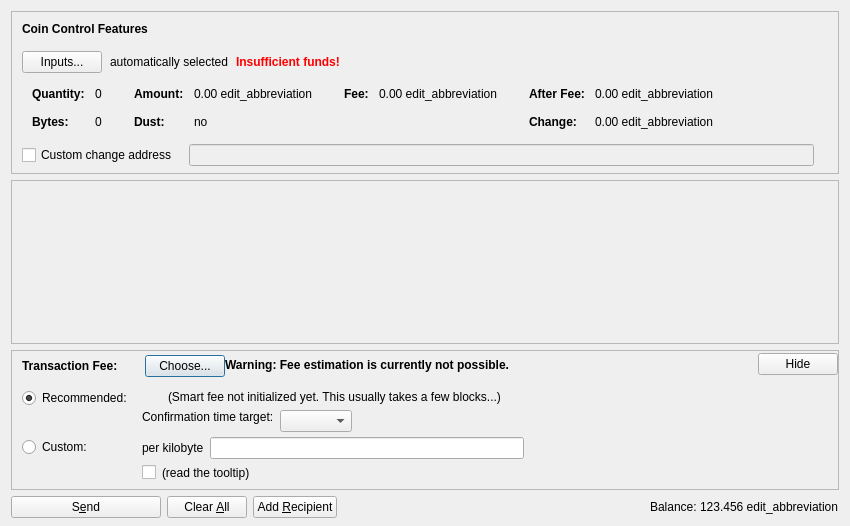
<?xml version="1.0" encoding="UTF-8"?>
<ui version="4.0">
 <class>SendCoinsDialog</class>
 <widget class="QDialog" name="SendCoinsDialog">
  <property name="geometry">
   <rect>
    <x>0</x>
    <y>0</y>
    <width>850</width>
    <height>526</height>
   </rect>
  </property>
  <property name="windowTitle">
   <string>Send Coins</string>
  </property>
  <layout class="QVBoxLayout" name="verticalLayout" stretch="0,1,0,0">
   <property name="bottomMargin">
    <number>8</number>
   </property>
   <item>
    <widget class="QFrame" name="frameCoinControl">
     <property name="sizePolicy">
      <sizepolicy hsizetype="Expanding" vsizetype="Expanding">
       <horstretch>0</horstretch>
       <verstretch>0</verstretch>
      </sizepolicy>
     </property>
     <property name="maximumSize">
      <size>
       <width>16777215</width>
       <height>16777215</height>
      </size>
     </property>
     <property name="frameShape">
      <enum>QFrame::StyledPanel</enum>
     </property>
     <property name="frameShadow">
      <enum>QFrame::Sunken</enum>
     </property>
     <layout class="QVBoxLayout" name="verticalLayoutCoinControl2">
      <property name="spacing">
       <number>0</number>
      </property>
      <property name="leftMargin">
       <number>0</number>
      </property>
      <property name="topMargin">
       <number>0</number>
      </property>
      <property name="rightMargin">
       <number>0</number>
      </property>
      <property name="bottomMargin">
       <number>6</number>
      </property>
      <item>
       <layout class="QVBoxLayout" name="verticalLayoutCoinControl" stretch="0,0,0,0,1">
        <property name="spacing">
         <number>0</number>
        </property>
        <property name="leftMargin">
         <number>10</number>
        </property>
        <property name="topMargin">
         <number>10</number>
        </property>
        <item>
         <layout class="QHBoxLayout" name="horizontalLayoutCoinControl1">
          <property name="bottomMargin">
           <number>15</number>
          </property>
          <item>
           <widget class="QLabel" name="labelCoinControlFeatures">
            <property name="sizePolicy">
             <sizepolicy hsizetype="Preferred" vsizetype="Maximum">
              <horstretch>0</horstretch>
              <verstretch>0</verstretch>
             </sizepolicy>
            </property>
            <property name="font">
             <font>
              <weight>75</weight>
              <bold>true</bold>
             </font>
            </property>
            <property name="styleSheet">
             <string notr="true">font-weight:bold;</string>
            </property>
            <property name="text">
             <string>Coin Control Features</string>
            </property>
           </widget>
          </item>
         </layout>
        </item>
        <item>
         <layout class="QHBoxLayout" name="horizontalLayoutCoinControl2" stretch="0,0,0,0">
          <property name="spacing">
           <number>8</number>
          </property>
          <property name="bottomMargin">
           <number>10</number>
          </property>
          <item>
           <widget class="QPushButton" name="pushButtonCoinControl">
            <property name="styleSheet">
             <string notr="true"/>
            </property>
            <property name="text">
             <string>Inputs...</string>
            </property>
            <property name="autoDefault">
             <bool>false</bool>
            </property>
           </widget>
          </item>
          <item>
           <widget class="QLabel" name="labelCoinControlAutomaticallySelected">
            <property name="text">
             <string>automatically selected</string>
            </property>
            <property name="margin">
             <number>5</number>
            </property>
           </widget>
          </item>
          <item>
           <widget class="QLabel" name="labelCoinControlInsuffFunds">
            <property name="font">
             <font>
              <weight>75</weight>
              <bold>true</bold>
             </font>
            </property>
            <property name="styleSheet">
             <string notr="true">color:red;font-weight:bold;</string>
            </property>
            <property name="text">
             <string>Insufficient funds!</string>
            </property>
            <property name="margin">
             <number>5</number>
            </property>
           </widget>
          </item>
          <item>
           <spacer name="horizontalSpacerCoinControl">
            <property name="orientation">
             <enum>Qt::Horizontal</enum>
            </property>
            <property name="sizeHint" stdset="0">
             <size>
              <width>40</width>
              <height>1</height>
             </size>
            </property>
           </spacer>
          </item>
         </layout>
        </item>
        <item>
         <widget class="QWidget" name="widgetCoinControl" native="true">
          <property name="sizePolicy">
           <sizepolicy hsizetype="Preferred" vsizetype="Preferred">
            <horstretch>0</horstretch>
            <verstretch>0</verstretch>
           </sizepolicy>
          </property>
          <property name="minimumSize">
           <size>
            <width>0</width>
            <height>0</height>
           </size>
          </property>
          <property name="styleSheet">
           <string notr="true"/>
          </property>
          <layout class="QHBoxLayout" name="horizontalLayoutCoinControl5">
           <property name="leftMargin">
            <number>0</number>
           </property>
           <property name="topMargin">
            <number>0</number>
           </property>
           <property name="rightMargin">
            <number>0</number>
           </property>
           <property name="bottomMargin">
            <number>0</number>
           </property>
           <item>
            <layout class="QHBoxLayout" name="horizontalLayoutCoinControl3" stretch="0,0,0,1">
             <property name="spacing">
              <number>20</number>
             </property>
             <property name="topMargin">
              <number>0</number>
             </property>
             <property name="bottomMargin">
              <number>10</number>
             </property>
             <item>
              <layout class="QFormLayout" name="formLayoutCoinControl1">
               <property name="horizontalSpacing">
                <number>10</number>
               </property>
               <property name="verticalSpacing">
                <number>14</number>
               </property>
               <property name="leftMargin">
                <number>10</number>
               </property>
               <property name="topMargin">
                <number>4</number>
               </property>
               <property name="rightMargin">
                <number>6</number>
               </property>
               <item row="0" column="0">
                <widget class="QLabel" name="labelCoinControlQuantityText">
                 <property name="font">
                  <font>
                   <weight>75</weight>
                   <bold>true</bold>
                  </font>
                 </property>
                 <property name="text">
                  <string>Quantity:</string>
                 </property>
                 <property name="margin">
                  <number>0</number>
                 </property>
                </widget>
               </item>
               <item row="0" column="1">
                <widget class="QLabel" name="labelCoinControlQuantity">
                 <property name="cursor">
                  <cursorShape>IBeamCursor</cursorShape>
                 </property>
                 <property name="contextMenuPolicy">
                  <enum>Qt::ActionsContextMenu</enum>
                 </property>
                 <property name="text">
                  <string notr="true">0</string>
                 </property>
                 <property name="margin">
                  <number>0</number>
                 </property>
                 <property name="textInteractionFlags">
                  <set>Qt::LinksAccessibleByMouse|Qt::TextSelectableByKeyboard|Qt::TextSelectableByMouse</set>
                 </property>
                </widget>
               </item>
               <item row="1" column="0">
                <widget class="QLabel" name="labelCoinControlBytesText">
                 <property name="font">
                  <font>
                   <weight>75</weight>
                   <bold>true</bold>
                  </font>
                 </property>
                 <property name="text">
                  <string>Bytes:</string>
                 </property>
                </widget>
               </item>
               <item row="1" column="1">
                <widget class="QLabel" name="labelCoinControlBytes">
                 <property name="cursor">
                  <cursorShape>IBeamCursor</cursorShape>
                 </property>
                 <property name="contextMenuPolicy">
                  <enum>Qt::ActionsContextMenu</enum>
                 </property>
                 <property name="text">
                  <string notr="true">0</string>
                 </property>
                 <property name="textInteractionFlags">
                  <set>Qt::LinksAccessibleByMouse|Qt::TextSelectableByKeyboard|Qt::TextSelectableByMouse</set>
                 </property>
                </widget>
               </item>
              </layout>
             </item>
             <item>
              <layout class="QFormLayout" name="formLayoutCoinControl2">
               <property name="horizontalSpacing">
                <number>10</number>
               </property>
               <property name="verticalSpacing">
                <number>14</number>
               </property>
               <property name="leftMargin">
                <number>6</number>
               </property>
               <property name="topMargin">
                <number>4</number>
               </property>
               <property name="rightMargin">
                <number>6</number>
               </property>
               <item row="0" column="0">
                <widget class="QLabel" name="labelCoinControlAmountText">
                 <property name="font">
                  <font>
                   <weight>75</weight>
                   <bold>true</bold>
                  </font>
                 </property>
                 <property name="text">
                  <string>Amount:</string>
                 </property>
                 <property name="margin">
                  <number>0</number>
                 </property>
                </widget>
               </item>
               <item row="0" column="1">
                <widget class="QLabel" name="labelCoinControlAmount">
                 <property name="cursor">
                  <cursorShape>IBeamCursor</cursorShape>
                 </property>
                 <property name="contextMenuPolicy">
                  <enum>Qt::ActionsContextMenu</enum>
                 </property>
                 <property name="text">
                  <string notr="true">0.00 edit_abbreviation</string>
                 </property>
                 <property name="textInteractionFlags">
                  <set>Qt::LinksAccessibleByMouse|Qt::TextSelectableByKeyboard|Qt::TextSelectableByMouse</set>
                 </property>
                </widget>
               </item>
               <item row="1" column="0">
                <widget class="QLabel" name="labelCoinControlLowOutputText">
                 <property name="font">
                  <font>
                   <weight>75</weight>
                   <bold>true</bold>
                  </font>
                 </property>
                 <property name="text">
                  <string>Dust:</string>
                 </property>
                </widget>
               </item>
               <item row="1" column="1">
                <widget class="QLabel" name="labelCoinControlLowOutput">
                 <property name="cursor">
                  <cursorShape>IBeamCursor</cursorShape>
                 </property>
                 <property name="contextMenuPolicy">
                  <enum>Qt::ActionsContextMenu</enum>
                 </property>
                 <property name="text">
                  <string notr="true">no</string>
                 </property>
                 <property name="textInteractionFlags">
                  <set>Qt::LinksAccessibleByMouse|Qt::TextSelectableByKeyboard|Qt::TextSelectableByMouse</set>
                 </property>
                </widget>
               </item>
              </layout>
             </item>
             <item>
              <layout class="QFormLayout" name="formLayoutCoinControl3">
               <property name="horizontalSpacing">
                <number>10</number>
               </property>
               <property name="verticalSpacing">
                <number>14</number>
               </property>
               <property name="leftMargin">
                <number>6</number>
               </property>
               <property name="topMargin">
                <number>4</number>
               </property>
               <property name="rightMargin">
                <number>6</number>
               </property>
               <item row="0" column="0">
                <widget class="QLabel" name="labelCoinControlFeeText">
                 <property name="font">
                  <font>
                   <weight>75</weight>
                   <bold>true</bold>
                  </font>
                 </property>
                 <property name="text">
                  <string>Fee:</string>
                 </property>
                 <property name="margin">
                  <number>0</number>
                 </property>
                </widget>
               </item>
               <item row="0" column="1">
                <widget class="QLabel" name="labelCoinControlFee">
                 <property name="cursor">
                  <cursorShape>IBeamCursor</cursorShape>
                 </property>
                 <property name="contextMenuPolicy">
                  <enum>Qt::ActionsContextMenu</enum>
                 </property>
                 <property name="text">
                  <string notr="true">0.00 edit_abbreviation</string>
                 </property>
                 <property name="textInteractionFlags">
                  <set>Qt::LinksAccessibleByMouse|Qt::TextSelectableByKeyboard|Qt::TextSelectableByMouse</set>
                 </property>
                </widget>
               </item>
              </layout>
             </item>
             <item>
              <layout class="QFormLayout" name="formLayoutCoinControl4">
               <property name="horizontalSpacing">
                <number>10</number>
               </property>
               <property name="verticalSpacing">
                <number>14</number>
               </property>
               <property name="leftMargin">
                <number>6</number>
               </property>
               <property name="topMargin">
                <number>4</number>
               </property>
               <property name="rightMargin">
                <number>6</number>
               </property>
               <item row="0" column="0">
                <widget class="QLabel" name="labelCoinControlAfterFeeText">
                 <property name="font">
                  <font>
                   <weight>75</weight>
                   <bold>true</bold>
                  </font>
                 </property>
                 <property name="text">
                  <string>After Fee:</string>
                 </property>
                 <property name="margin">
                  <number>0</number>
                 </property>
                </widget>
               </item>
               <item row="0" column="1">
                <widget class="QLabel" name="labelCoinControlAfterFee">
                 <property name="cursor">
                  <cursorShape>IBeamCursor</cursorShape>
                 </property>
                 <property name="contextMenuPolicy">
                  <enum>Qt::ActionsContextMenu</enum>
                 </property>
                 <property name="text">
                  <string notr="true">0.00 edit_abbreviation</string>
                 </property>
                 <property name="textInteractionFlags">
                  <set>Qt::LinksAccessibleByMouse|Qt::TextSelectableByKeyboard|Qt::TextSelectableByMouse</set>
                 </property>
                </widget>
               </item>
               <item row="1" column="0">
                <widget class="QLabel" name="labelCoinControlChangeText">
                 <property name="font">
                  <font>
                   <weight>75</weight>
                   <bold>true</bold>
                  </font>
                 </property>
                 <property name="text">
                  <string>Change:</string>
                 </property>
                </widget>
               </item>
               <item row="1" column="1">
                <widget class="QLabel" name="labelCoinControlChange">
                 <property name="cursor">
                  <cursorShape>IBeamCursor</cursorShape>
                 </property>
                 <property name="contextMenuPolicy">
                  <enum>Qt::ActionsContextMenu</enum>
                 </property>
                 <property name="text">
                  <string notr="true">0.00 edit_abbreviation</string>
                 </property>
                 <property name="textInteractionFlags">
                  <set>Qt::LinksAccessibleByMouse|Qt::TextSelectableByKeyboard|Qt::TextSelectableByMouse</set>
                 </property>
                </widget>
               </item>
              </layout>
             </item>
            </layout>
           </item>
          </layout>
         </widget>
        </item>
        <item>
         <layout class="QHBoxLayout" name="horizontalLayoutCoinControl4" stretch="0,0,0">
          <property name="spacing">
           <number>12</number>
          </property>
          <property name="sizeConstraint">
           <enum>QLayout::SetDefaultConstraint</enum>
          </property>
          <property name="topMargin">
           <number>5</number>
          </property>
          <property name="rightMargin">
           <number>5</number>
          </property>
          <item>
           <widget class="QCheckBox" name="checkBoxCoinControlChange">
            <property name="toolTip">
             <string>If this is activated, but the change address is empty or invalid, change will be sent to a newly generated address.</string>
            </property>
            <property name="text">
             <string>Custom change address</string>
            </property>
           </widget>
          </item>
          <item>
           <widget class="QValidatedLineEdit" name="lineEditCoinControlChange">
            <property name="enabled">
             <bool>false</bool>
            </property>
            <property name="sizePolicy">
             <sizepolicy hsizetype="Expanding" vsizetype="Fixed">
              <horstretch>0</horstretch>
              <verstretch>0</verstretch>
             </sizepolicy>
            </property>
           </widget>
          </item>
          <item>
           <widget class="QLabel" name="labelCoinControlChangeLabel">
            <property name="sizePolicy">
             <sizepolicy hsizetype="Preferred" vsizetype="Expanding">
              <horstretch>0</horstretch>
              <verstretch>0</verstretch>
             </sizepolicy>
            </property>
            <property name="minimumSize">
             <size>
              <width>0</width>
              <height>0</height>
             </size>
            </property>
            <property name="text">
             <string/>
            </property>
            <property name="margin">
             <number>3</number>
            </property>
           </widget>
          </item>
         </layout>
        </item>
        <item>
         <spacer name="verticalSpacerCoinControl">
          <property name="orientation">
           <enum>Qt::Vertical</enum>
          </property>
          <property name="sizeHint" stdset="0">
           <size>
            <width>800</width>
            <height>1</height>
           </size>
          </property>
         </spacer>
        </item>
       </layout>
      </item>
     </layout>
    </widget>
   </item>
   <item>
    <widget class="QScrollArea" name="scrollArea">
     <property name="widgetResizable">
      <bool>true</bool>
     </property>
     <widget class="QWidget" name="scrollAreaWidgetContents">
      <property name="geometry">
       <rect>
        <x>0</x>
        <y>0</y>
        <width>830</width>
        <height>104</height>
       </rect>
      </property>
      <layout class="QVBoxLayout" name="verticalLayout_2" stretch="0,1">
       <property name="leftMargin">
        <number>0</number>
       </property>
       <property name="topMargin">
        <number>0</number>
       </property>
       <property name="rightMargin">
        <number>0</number>
       </property>
       <property name="bottomMargin">
        <number>0</number>
       </property>
       <item>
        <layout class="QVBoxLayout" name="entries">
         <property name="spacing">
          <number>6</number>
         </property>
        </layout>
       </item>
       <item>
        <spacer name="verticalSpacer">
         <property name="orientation">
          <enum>Qt::Vertical</enum>
         </property>
         <property name="sizeHint" stdset="0">
          <size>
           <width>20</width>
           <height>40</height>
          </size>
         </property>
        </spacer>
       </item>
      </layout>
     </widget>
    </widget>
   </item>
   <item>
    <widget class="QFrame" name="frameFee">
     <property name="sizePolicy">
      <sizepolicy hsizetype="Expanding" vsizetype="Expanding">
       <horstretch>0</horstretch>
       <verstretch>0</verstretch>
      </sizepolicy>
     </property>
     <property name="maximumSize">
      <size>
       <width>16777215</width>
       <height>16777215</height>
      </size>
     </property>
     <property name="frameShape">
      <enum>QFrame::StyledPanel</enum>
     </property>
     <property name="frameShadow">
      <enum>QFrame::Sunken</enum>
     </property>
     <layout class="QVBoxLayout" name="verticalLayoutFee1">
      <property name="spacing">
       <number>0</number>
      </property>
      <property name="leftMargin">
       <number>0</number>
      </property>
      <property name="topMargin">
       <number>0</number>
      </property>
      <property name="rightMargin">
       <number>0</number>
      </property>
      <property name="bottomMargin">
       <number>0</number>
      </property>
      <item>
       <layout class="QVBoxLayout" name="verticalLayoutFee2" stretch="0,0,0">
        <property name="spacing">
         <number>0</number>
        </property>
        <property name="leftMargin">
         <number>10</number>
        </property>
        <property name="topMargin">
         <number>0</number>
        </property>
        <item>
         <layout class="QHBoxLayout" name="horizontalLayoutFee1">
          <property name="bottomMargin">
           <number>0</number>
          </property>
          <item>
           <layout class="QVBoxLayout" name="verticalLayoutFee7">
            <property name="spacing">
             <number>0</number>
            </property>
            <item>
             <spacer name="verticalSpacerSmartFee">
              <property name="orientation">
               <enum>Qt::Vertical</enum>
              </property>
              <property name="sizeType">
               <enum>QSizePolicy::Fixed</enum>
              </property>
              <property name="sizeHint" stdset="0">
               <size>
                <width>1</width>
                <height>4</height>
               </size>
              </property>
             </spacer>
            </item>
            <item>
             <layout class="QHBoxLayout" name="horizontalLayoutSmartFee">
              <property name="spacing">
               <number>10</number>
              </property>
              <item>
               <widget class="QLabel" name="labelFeeHeadline">
                <property name="sizePolicy">
                 <sizepolicy hsizetype="Preferred" vsizetype="Maximum">
                  <horstretch>0</horstretch>
                  <verstretch>0</verstretch>
                 </sizepolicy>
                </property>
                <property name="font">
                 <font>
                  <weight>75</weight>
                  <bold>true</bold>
                 </font>
                </property>
                <property name="styleSheet">
                 <string notr="true">font-weight:bold;</string>
                </property>
                <property name="text">
                 <string>Transaction Fee:</string>
                </property>
               </widget>
              </item>
              <item>
               <widget class="QLabel" name="labelFeeMinimized">
                <property name="text">
                 <string/>
                </property>
               </widget>
              </item>
              <item>
               <widget class="QPushButton" name="buttonChooseFee">
                <property name="text">
                 <string>Choose...</string>
                </property>
               </widget>
              </item>
             </layout>
            </item>
            <item>
             <spacer name="verticalSpacer_5">
              <property name="orientation">
               <enum>Qt::Vertical</enum>
              </property>
              <property name="sizeHint" stdset="0">
               <size>
                <width>1</width>
                <height>1</height>
               </size>
              </property>
             </spacer>
            </item>
           </layout>
          </item>
          <item>
           <widget class="QLabel" name="fallbackFeeWarningLabel">
            <property name="toolTip">
             <string>Using the fallbackfee can result in sending a transaction that will take several hours or days (or never) to confirm. Consider choosing your fee manually or wait until you have validated the complete chain.</string>
            </property>
            <property name="font">
            <font>
                <weight>75</weight>
                <bold>true</bold>
            </font>
            </property>
            <property name="text">
             <string>Warning: Fee estimation is currently not possible.</string>
            </property>
            <property name="wordWrap">
             <bool>false</bool>
            </property>
           </widget>
          </item>
          <item>
           <spacer name="horizontalSpacer_4">
            <property name="orientation">
             <enum>Qt::Horizontal</enum>
            </property>
            <property name="sizeType">
             <enum>QSizePolicy::MinimumExpanding</enum>
            </property>
            <property name="sizeHint" stdset="0">
             <size>
              <width>40</width>
              <height>20</height>
             </size>
            </property>
           </spacer>
          </item>
          <item>
           <widget class="QPushButton" name="buttonMinimizeFee">
            <property name="toolTip">
             <string>collapse fee-settings</string>
            </property>
            <property name="text">
             <string>Hide</string>
            </property>
           </widget>
          </item>
         </layout>
        </item>
        <item>
         <widget class="QFrame" name="frameFeeSelection">
          <layout class="QVBoxLayout" name="verticalLayoutFee12">
           <property name="spacing">
            <number>0</number>
           </property>
           <property name="leftMargin">
            <number>0</number>
           </property>
           <property name="topMargin">
            <number>0</number>
           </property>
           <property name="rightMargin">
            <number>0</number>
           </property>
           <property name="bottomMargin">
            <number>0</number>
           </property>
           <item>
            <layout class="QGridLayout" name="gridLayoutFee">
             <property name="topMargin">
              <number>10</number>
             </property>
             <property name="bottomMargin">
              <number>4</number>
             </property>
             <property name="horizontalSpacing">
              <number>10</number>
             </property>
             <property name="verticalSpacing">
              <number>4</number>
             </property>
             <item row="1" column="1">
              <layout class="QVBoxLayout" name="verticalLayoutFee8">
               <property name="spacing">
                <number>6</number>
               </property>
               <item>
                <layout class="QHBoxLayout" name="horizontalLayoutFee13">
                 <item>
                  <widget class="QLabel" name="labelCustomPerKilobyte">
                   <property name="toolTip">
                    <string>If the custom fee is set to 1000 satoshis and the transaction is only 250 bytes, then &quot;per kilobyte&quot; only pays 250 satoshis in fee, while &quot;total at least&quot; pays 1000 satoshis. For transactions bigger than a kilobyte both pay by kilobyte.</string>
                   </property>
                   <property name="text">
                    <string>per kilobyte</string>
                   </property>
                  </widget>
                 </item>
                 <item>
                  <widget class="BitcoinAmountField" name="customFee"/>
                 </item>
                 <item>
                  <spacer name="horizontalSpacer_6">
                   <property name="orientation">
                    <enum>Qt::Horizontal</enum>
                   </property>
                   <property name="sizeHint" stdset="0">
                    <size>
                     <width>1</width>
                     <height>1</height>
                    </size>
                   </property>
                  </spacer>
                 </item>
                </layout>
               </item>
               <item>
                <layout class="QHBoxLayout" name="horizontalLayoutFee8">
                 <item>
                  <widget class="QCheckBox" name="checkBoxMinimumFee">
                   <property name="toolTip">
                    <string>Paying only the minimum fee is just fine as long as there is less transaction volume than space in the blocks. But be aware that this can end up in a never confirming transaction once there is more demand for 2edit_namecoin2 transactions than the network can process.</string>
                   </property>
                   <property name="text">
                    <string/>
                   </property>
                  </widget>
                 </item>
                 <item>
                  <widget class="QLabel" name="labelMinFeeWarning">
                   <property name="enabled">
                    <bool>true</bool>
                   </property>
                   <property name="toolTip">
                    <string>Paying only the minimum fee is just fine as long as there is less transaction volume than space in the blocks. But be aware that this can end up in a never confirming transaction once there is more demand for 2edit_namecoin2 transactions than the network can process.</string>
                   </property>
                   <property name="text">
                    <string>(read the tooltip)</string>
                   </property>
                   <property name="margin">
                    <number>5</number>
                   </property>
                  </widget>
                 </item>
                 <item>
                  <spacer name="horizontalSpacer_2">
                   <property name="orientation">
                    <enum>Qt::Horizontal</enum>
                   </property>
                   <property name="sizeHint" stdset="0">
                    <size>
                     <width>1</width>
                     <height>1</height>
                    </size>
                   </property>
                  </spacer>
                 </item>
                </layout>
               </item>
              </layout>
             </item>
             <item row="0" column="0">
              <layout class="QVBoxLayout" name="verticalLayoutFee4" stretch="0,1">
               <item>
                <widget class="QRadioButton" name="radioSmartFee">
                 <property name="text">
                  <string>Recommended:</string>
                 </property>
                 <property name="checked">
                  <bool>true</bool>
                 </property>
                 <attribute name="buttonGroup">
                  <string notr="true">groupFee</string>
                 </attribute>
                </widget>
               </item>
               <item>
                <spacer name="verticalSpacer_2">
                 <property name="orientation">
                  <enum>Qt::Vertical</enum>
                 </property>
                 <property name="sizeHint" stdset="0">
                  <size>
                   <width>1</width>
                   <height>1</height>
                  </size>
                 </property>
                </spacer>
               </item>
              </layout>
             </item>
             <item row="1" column="0">
              <layout class="QVBoxLayout" name="verticalLayoutFee9" stretch="0,1">
               <item>
                <widget class="QRadioButton" name="radioCustomFee">
                 <property name="text">
                  <string>Custom:</string>
                 </property>
                 <attribute name="buttonGroup">
                  <string notr="true">groupFee</string>
                 </attribute>
                </widget>
               </item>
               <item>
                <spacer name="verticalSpacer_6">
                 <property name="orientation">
                  <enum>Qt::Vertical</enum>
                 </property>
                 <property name="sizeHint" stdset="0">
                  <size>
                   <width>1</width>
                   <height>1</height>
                  </size>
                 </property>
                </spacer>
               </item>
              </layout>
             </item>
             <item row="0" column="1">
              <layout class="QVBoxLayout" name="verticalLayoutFee3" stretch="0,0,1">
               <property name="spacing">
                <number>6</number>
               </property>
               <property name="topMargin">
                <number>2</number>
               </property>
               <item>
                <layout class="QHBoxLayout" name="horizontalLayoutFee12">
                 <item>
                  <widget class="QLabel" name="labelSmartFee">
                   <property name="text">
                    <string/>
                   </property>
                   <property name="margin">
                    <number>2</number>
                   </property>
                  </widget>
                 </item>
                 <item>
                  <widget class="QLabel" name="labelFeeEstimation">
                   <property name="text">
                    <string/>
                   </property>
                  </widget>
                 </item>
                 <item>
                  <widget class="QLabel" name="labelSmartFee2">
                   <property name="text">
                    <string>(Smart fee not initialized yet. This usually takes a few blocks...)</string>
                   </property>
                   <property name="margin">
                    <number>2</number>
                   </property>
                  </widget>
                 </item>
                 <item>
                  <spacer name="horizontalSpacer_5">
                   <property name="orientation">
                    <enum>Qt::Horizontal</enum>
                   </property>
                   <property name="sizeHint" stdset="0">
                    <size>
                     <width>1</width>
                     <height>1</height>
                    </size>
                   </property>
                  </spacer>
                 </item>
                </layout>
               </item>
               <item>
                <layout class="QHBoxLayout" name="horizontalLayoutFee9">
                 <item>
                  <layout class="QVBoxLayout" name="verticalLayoutFee6">
                   <item>
                    <widget class="QLabel" name="labelSmartFee3">
                     <property name="text">
                      <string>Confirmation time target:</string>
                     </property>
                     <property name="margin">
                      <number>2</number>
                     </property>
                    </widget>
                   </item>
                   <item>
                    <spacer name="verticalSpacer_3">
                     <property name="orientation">
                      <enum>Qt::Vertical</enum>
                     </property>
                     <property name="sizeHint" stdset="0">
                      <size>
                       <width>1</width>
                       <height>1</height>
                      </size>
                     </property>
                    </spacer>
                   </item>
                  </layout>
                 </item>
                 <item>
                  <layout class="QVBoxLayout" name="verticalLayoutFee5">
                   <property name="rightMargin">
                    <number>30</number>
                   </property>
                   <item>
                    <layout class="QHBoxLayout" name="horizontalLayoutConfTarget">
                     <property name="bottomMargin">
                      <number>0</number>
                     </property>
                     <item>
                      <widget class="QComboBox" name="confTargetSelector"/>
                     </item>
                     <item>
                      <spacer name="horizontalSpacerConfTarget">
                       <property name="orientation">
                        <enum>Qt::Horizontal</enum>
                       </property>
                       <property name="sizeHint" stdset="0">
                        <size>
                         <width>40</width>
                         <height>20</height>
                        </size>
                       </property>
                      </spacer>
                     </item>
                    </layout>
                   </item>
                  </layout>
                 </item>
                </layout>
               </item>
               <item>
                <spacer name="verticalSpacer_4">
                 <property name="orientation">
                  <enum>Qt::Vertical</enum>
                 </property>
                 <property name="sizeHint" stdset="0">
                  <size>
                   <width>1</width>
                   <height>1</height>
                  </size>
                 </property>
                </spacer>
               </item>
              </layout>
             </item>
            </layout>
           </item>
          </layout>
         </widget>
        </item>
        <item>
         <spacer name="verticalSpacerFee">
          <property name="orientation">
           <enum>Qt::Vertical</enum>
          </property>
          <property name="sizeHint" stdset="0">
           <size>
            <width>40</width>
            <height>5</height>
           </size>
          </property>
         </spacer>
        </item>
       </layout>
      </item>
     </layout>
    </widget>
   </item>
   <item>
    <layout class="QHBoxLayout" name="horizontalLayout">
     <item>
      <widget class="QPushButton" name="sendButton">
       <property name="minimumSize">
        <size>
         <width>150</width>
         <height>0</height>
        </size>
       </property>
       <property name="toolTip">
        <string>Confirm the send action</string>
       </property>
       <property name="text">
        <string>S&amp;end</string>
       </property>
       <property name="icon">
        <iconset resource="../bitcoin.qrc">
         <normaloff>:/icons/send</normaloff>:/icons/send</iconset>
       </property>
       <property name="autoDefault">
        <bool>false</bool>
       </property>
       <property name="default">
        <bool>false</bool>
       </property>
      </widget>
     </item>
     <item>
      <widget class="QPushButton" name="clearButton">
       <property name="sizePolicy">
        <sizepolicy hsizetype="Minimum" vsizetype="Fixed">
         <horstretch>0</horstretch>
         <verstretch>0</verstretch>
        </sizepolicy>
       </property>
       <property name="toolTip">
        <string>Clear all fields of the form.</string>
       </property>
       <property name="text">
        <string>Clear &amp;All</string>
       </property>
       <property name="icon">
        <iconset resource="../bitcoin.qrc">
         <normaloff>:/icons/remove</normaloff>:/icons/remove</iconset>
       </property>
       <property name="autoDefault">
        <bool>false</bool>
       </property>
      </widget>
     </item>
     <item>
      <widget class="QPushButton" name="addButton">
       <property name="toolTip">
        <string>Send to multiple recipients at once</string>
       </property>
       <property name="text">
        <string>Add &amp;Recipient</string>
       </property>
       <property name="icon">
        <iconset resource="../bitcoin.qrc">
         <normaloff>:/icons/add</normaloff>:/icons/add</iconset>
       </property>
       <property name="autoDefault">
        <bool>false</bool>
       </property>
      </widget>
     </item>
     <item>
      <spacer name="horizontalSpacer">
       <property name="orientation">
        <enum>Qt::Horizontal</enum>
       </property>
       <property name="sizeHint" stdset="0">
        <size>
         <width>40</width>
         <height>20</height>
        </size>
       </property>
      </spacer>
     </item>
     <item>
      <layout class="QHBoxLayout" name="horizontalLayout_2">
       <property name="spacing">
        <number>3</number>
       </property>
       <item>
        <widget class="QLabel" name="label">
         <property name="sizePolicy">
          <sizepolicy hsizetype="Preferred" vsizetype="Fixed">
           <horstretch>0</horstretch>
           <verstretch>0</verstretch>
          </sizepolicy>
         </property>
         <property name="text">
          <string>Balance:</string>
         </property>
        </widget>
       </item>
       <item>
        <widget class="QLabel" name="labelBalance">
         <property name="sizePolicy">
          <sizepolicy hsizetype="Preferred" vsizetype="Fixed">
           <horstretch>0</horstretch>
           <verstretch>0</verstretch>
          </sizepolicy>
         </property>
         <property name="cursor">
          <cursorShape>IBeamCursor</cursorShape>
         </property>
         <property name="text">
          <string notr="true">123.456 edit_abbreviation</string>
         </property>
         <property name="textInteractionFlags">
          <set>Qt::LinksAccessibleByMouse|Qt::TextSelectableByKeyboard|Qt::TextSelectableByMouse</set>
         </property>
        </widget>
       </item>
      </layout>
     </item>
    </layout>
   </item>
  </layout>
 </widget>
 <customwidgets>
  <customwidget>
   <class>QValidatedLineEdit</class>
   <extends>QLineEdit</extends>
   <header>qvalidatedlineedit.h</header>
  </customwidget>
  <customwidget>
   <class>BitcoinAmountField</class>
   <extends>QLineEdit</extends>
   <header>bitcoinamountfield.h</header>
   <container>1</container>
  </customwidget>
 </customwidgets>
 <resources>
  <include location="../bitcoin.qrc"/>
 </resources>
 <connections/>
 <buttongroups>
  <buttongroup name="groupFee"/>
 </buttongroups>
</ui>
